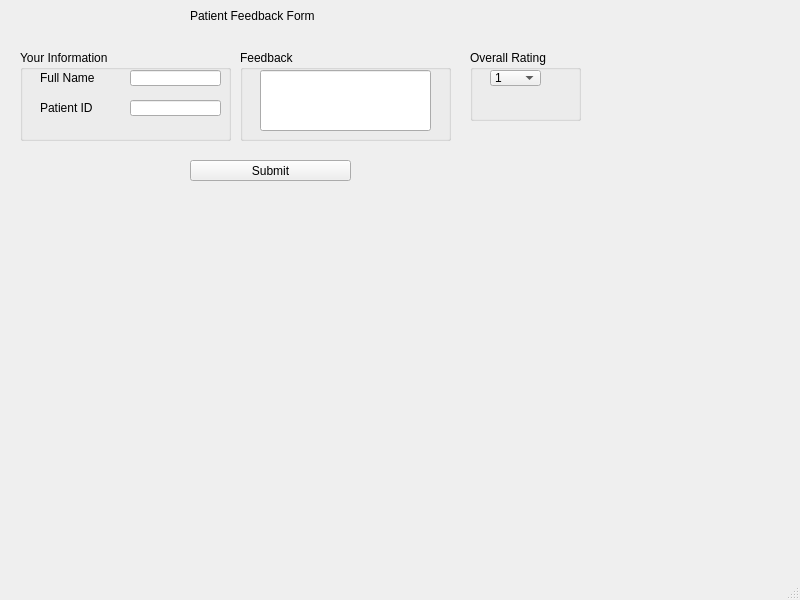
<?xml version="1.0" encoding="UTF-8"?>
<ui version="4.0">
 <class>MainWindow</class>
 <widget class="QMainWindow" name="MainWindow">
  <property name="geometry">
   <rect>
    <x>0</x>
    <y>0</y>
    <width>800</width>
    <height>600</height>
   </rect>
  </property>
  <property name="windowTitle">
   <string>MainWindow</string>
  </property>
  <widget class="QWidget" name="centralwidget">
   <widget class="QLabel" name="label">
    <property name="geometry">
     <rect>
      <x>190</x>
      <y>0</y>
      <width>141</width>
      <height>31</height>
     </rect>
    </property>
    <property name="text">
     <string>Patient Feedback Form</string>
    </property>
   </widget>
   <widget class="QLineEdit" name="lineEdit">
    <property name="geometry">
     <rect>
      <x>130</x>
      <y>70</y>
      <width>91</width>
      <height>16</height>
     </rect>
    </property>
   </widget>
   <widget class="QLabel" name="label_2">
    <property name="geometry">
     <rect>
      <x>40</x>
      <y>70</y>
      <width>81</width>
      <height>16</height>
     </rect>
    </property>
    <property name="text">
     <string>Full Name</string>
    </property>
   </widget>
   <widget class="QLabel" name="label_3">
    <property name="geometry">
     <rect>
      <x>40</x>
      <y>100</y>
      <width>81</width>
      <height>16</height>
     </rect>
    </property>
    <property name="text">
     <string>Patient ID</string>
    </property>
   </widget>
   <widget class="QLineEdit" name="lineEdit_2">
    <property name="geometry">
     <rect>
      <x>130</x>
      <y>100</y>
      <width>91</width>
      <height>16</height>
     </rect>
    </property>
   </widget>
   <widget class="QGroupBox" name="groupBox">
    <property name="geometry">
     <rect>
      <x>20</x>
      <y>50</y>
      <width>211</width>
      <height>91</height>
     </rect>
    </property>
    <property name="title">
     <string>Your Information</string>
    </property>
   </widget>
   <widget class="QPushButton" name="pushButton">
    <property name="geometry">
     <rect>
      <x>190</x>
      <y>160</y>
      <width>161</width>
      <height>21</height>
     </rect>
    </property>
    <property name="text">
     <string>Submit</string>
    </property>
   </widget>
   <widget class="QLineEdit" name="lineEdit_3">
    <property name="geometry">
     <rect>
      <x>260</x>
      <y>70</y>
      <width>171</width>
      <height>61</height>
     </rect>
    </property>
   </widget>
   <widget class="QGroupBox" name="groupBox_2">
    <property name="geometry">
     <rect>
      <x>240</x>
      <y>50</y>
      <width>211</width>
      <height>91</height>
     </rect>
    </property>
    <property name="title">
     <string>Feedback</string>
    </property>
   </widget>
   <widget class="QGroupBox" name="groupBox_3">
    <property name="geometry">
     <rect>
      <x>470</x>
      <y>50</y>
      <width>111</width>
      <height>71</height>
     </rect>
    </property>
    <property name="title">
     <string>Overall Rating</string>
    </property>
    <widget class="QComboBox" name="comboBox">
     <property name="geometry">
      <rect>
       <x>20</x>
       <y>20</y>
       <width>51</width>
       <height>16</height>
      </rect>
     </property>
     <item>
      <property name="text">
       <string>1</string>
      </property>
     </item>
     <item>
      <property name="text">
       <string>2</string>
      </property>
     </item>
     <item>
      <property name="text">
       <string>3</string>
      </property>
     </item>
     <item>
      <property name="text">
       <string>4</string>
      </property>
     </item>
     <item>
      <property name="text">
       <string>5</string>
      </property>
     </item>
    </widget>
   </widget>
   <zorder>groupBox_3</zorder>
   <zorder>groupBox_2</zorder>
   <zorder>groupBox</zorder>
   <zorder>label</zorder>
   <zorder>lineEdit</zorder>
   <zorder>label_2</zorder>
   <zorder>label_3</zorder>
   <zorder>lineEdit_2</zorder>
   <zorder>pushButton</zorder>
   <zorder>lineEdit_3</zorder>
  </widget>
  <widget class="QMenuBar" name="menubar">
   <property name="geometry">
    <rect>
     <x>0</x>
     <y>0</y>
     <width>800</width>
     <height>18</height>
    </rect>
   </property>
  </widget>
  <widget class="QStatusBar" name="statusbar"/>
 </widget>
 <resources/>
 <connections/>
</ui>
